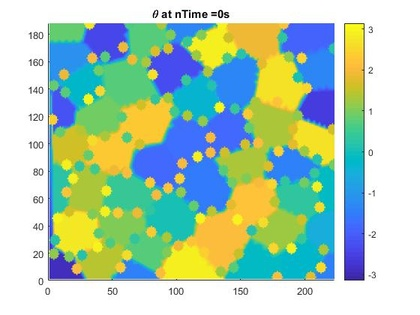
%> input picture MakeAvi_Photo/Movie/img001.jpg, 420 x 315 px, shrunk from 560 x 420 before the run
$ octave movie.m   (GNU Octave 9; MATLAB toolbox functions it lacks are replaced by stand-ins)
%> lines starting %> are read from the running program, lines starting %| are printed output that depends on the picture
 clear;
 images    = cell(11,1);
 images{1} = imread('img001.jpg');
 images{2} = imread('img002.jpg');
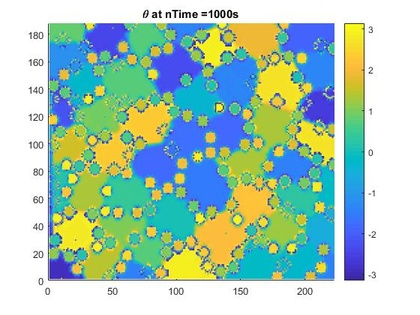
%> input picture MakeAvi_Photo/Movie/img002.jpg, 420 x 315 px, shrunk from 560 x 420 before the run
 images{3} = imread('img003.jpg');
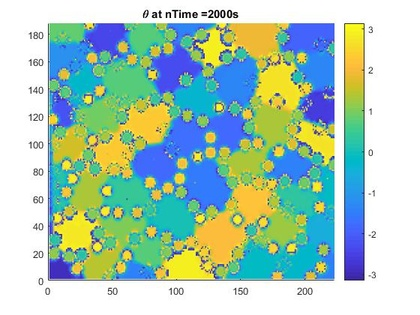
%> input picture MakeAvi_Photo/Movie/img003.jpg, 420 x 315 px, shrunk from 560 x 420 before the run
 images{4} = imread('img004.jpg');
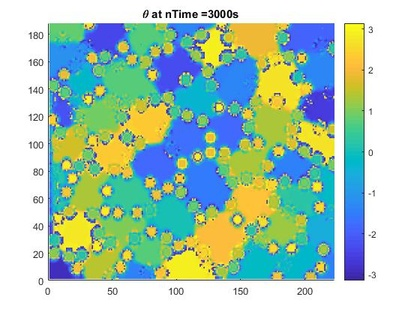
%> input picture MakeAvi_Photo/Movie/img004.jpg, 420 x 315 px, shrunk from 560 x 420 before the run
 images{5} = imread('img005.jpg');
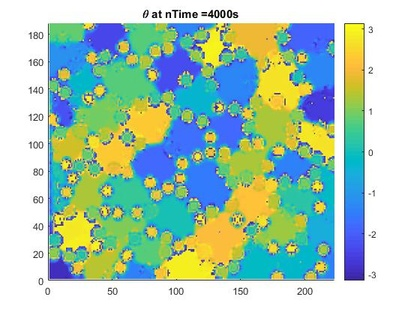
%> input picture MakeAvi_Photo/Movie/img005.jpg, 420 x 315 px, shrunk from 560 x 420 before the run
 images{6} = imread('img006.jpg');
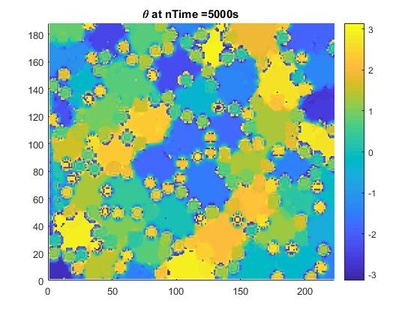
%> input picture MakeAvi_Photo/Movie/img006.jpg, 420 x 315 px, shrunk from 560 x 420 before the run
%> (the run ends here)
